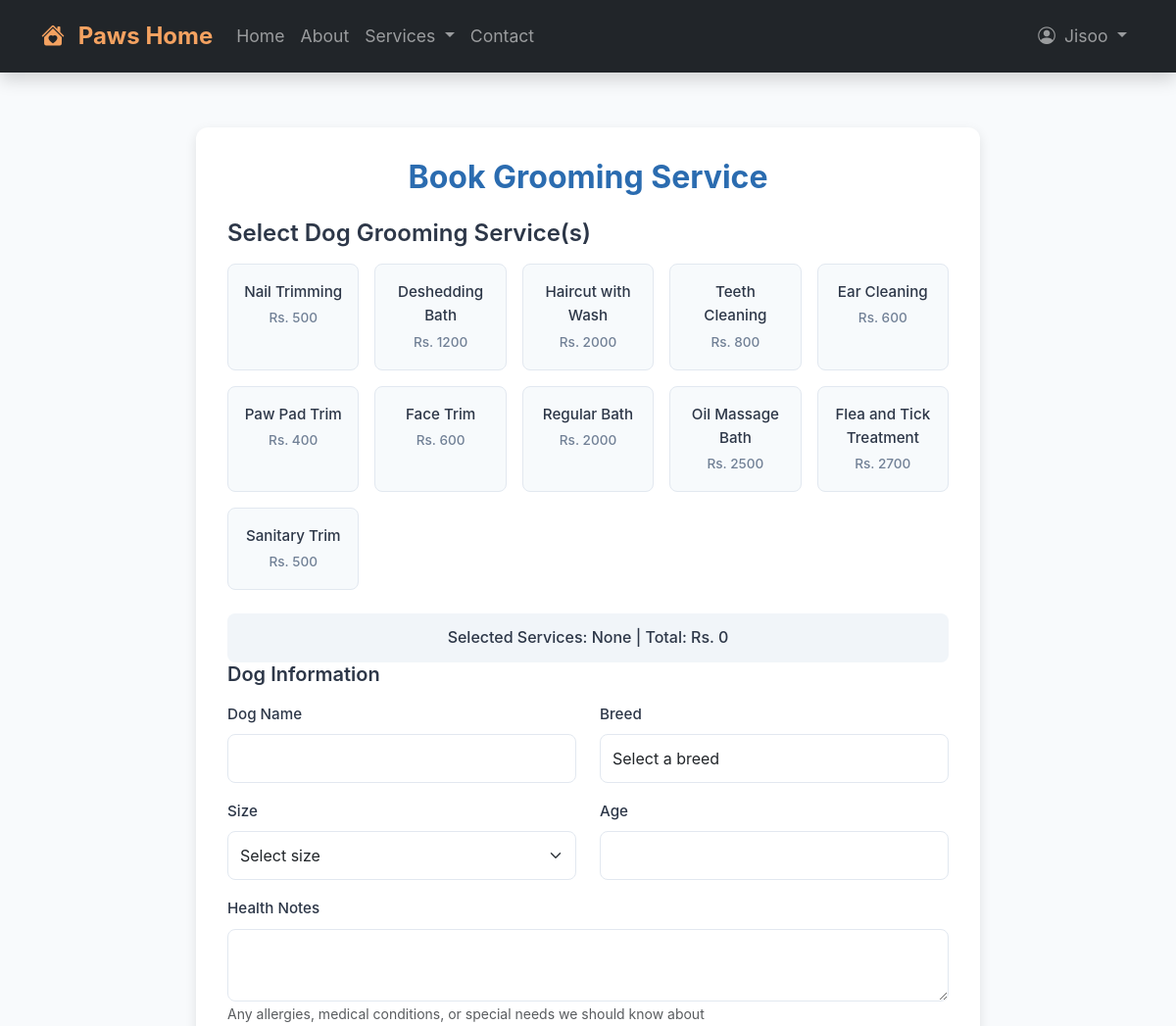
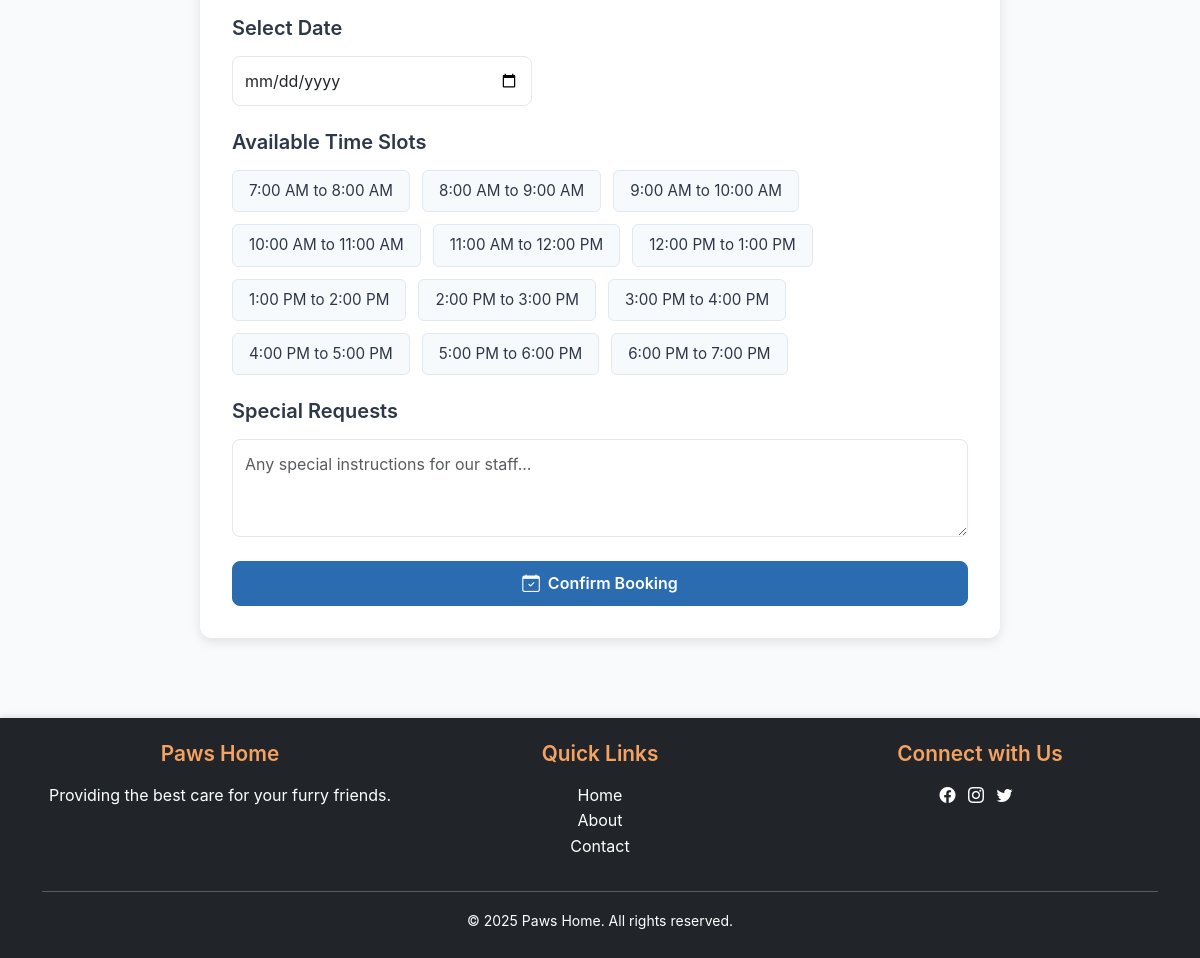
The app's page /booking/grooming/ (signed in) with its own data (2 pictures, top to bottom).
### home/models.py (models this page shows, shortened)
class TimeSlot(models.Model):
    start_time = models.TimeField()
    end_time = models.TimeField()
    service_type = models.CharField(
        max_length=20,
        choices=[
            ('boarding', 'Boarding'),
            ('daycare', 'Daycare'),
            ('grooming', 'Grooming')
        ]
    )

### home/decorators.py (the view)
    def wrapper(request, *args, **kwargs):
        if not request.user.is_authenticated:
            messages.info(request, "You must be logged in to access this page.")
            return redirect('signin')  # Name of your login URL
        return view_func(request, *args, **kwargs)

### home/views.py (called while the page is built, shortened)
@custom_login_required
def booking_grooming(request):
    available_slots = TimeSlot.objects.filter(service_type='grooming')
    return render(request, 'booking_grooming.html', {'available_slots': available_slots})

### templates/booking_grooming.html (shortened to what this page needs)
{% extends "base.html" %}
{% load static %}
{% block extra_css %}
<link rel="stylesheet" href="{% static 'css/bookinggrooming.css' %}">
{% endblock %}
{% block body %}
<div class="booking-container">
    <h1 class="text-center mb-4">Book Grooming Service</h1>
    <form method="post" id="bookingForm" action="{% url 'booking_grooming' %}">
        <div class="service-content active" id="grooming-content">
            <h4>Select Dog Grooming Service(s)</h4>
            <div class="service-options">
                <div class="service-option">
                    <label for="nail_trim" class="w-100 h-100">
                        Nail Trimming<br>
                        <small>Rs. 500</small>
                    </label>
                </div>
                <div class="service-option">
                    <label for="deshedding" class="w-100 h-100">
                        Deshedding Bath<br>
                        <small>Rs. 1200</small>
                    </label>
                </div>
                <div class="service-option">
                    <label for="haircut_with_wash" class="w-100 h-100">
                        Haircut with Wash<br>
                        <small>Rs. 2000</small>
                    </label>
                </div>
                <div class="service-option">
                    <label for="teeth_clean" class="w-100 h-100">
                        Teeth Cleaning<br>
                        <small>Rs. 800</small>
                    </label>
                </div>
                <div class="service-option">
                    <label for="ear_clean" class="w-100 h-100">
                        Ear Cleaning<br>
                        <small>Rs. 600</small>
                    </label>
                </div>
                <div class="service-option">
                    <label for="paw_trim" class="w-100 h-100">
                        Paw Pad Trim<br>
                        <small>Rs. 400</small>
                    </label>
                </div>
                <div class="service-option">
                    <label for="face_trim" class="w-100 h-100">
                        Face Trim<br>
                        <small>Rs. 600</small>
                    </label>
                </div>
                <div class="service-option">
                    <label for="regular_bath" class="w-100 h-100">
                        Regular Bath<br>
                        <small>Rs. 2000</small>
                    </label>
                </div>
                <div class="service-option">
                    <label for="oil_massage_bath" class="w-100 h-100">
                        Oil Massage Bath<br>
                        <small>Rs. 2500</small>
                    </label>
                </div>
                <div class="service-option">
                    <label for="flea_tick_treatment" class="w-100 h-100">
                        Flea and Tick Treatment<br>
                        <small>Rs. 2700</small>
                    </label>
                </div>
                <div class="service-option">
                    <label for="sanitary_trim" class="w-100 h-100">
                        Sanitary Trim<br>
                        <small>Rs. 500</small>
                    </label>
                </div>
            </div>
            <div class="price-display" id="grooming-price">
            </div>
        </div>
        <div class="dog-info-section">
            <h5>Dog Information</h5>
            <div class="row">
                <div class="col-md-6 mb-3">
                    <label for="dog_name" class="form-label">Dog Name</label>
                    <input type="text" class="form-control" id="dog_name" name="dog_name" required>
                </div>
                <div class="col-md-6 mb-3">
                    <label for="dog_breed" class="form-label">Breed</label>
                    <select class="form-control" id="dog_breed" name="dog_breed" required>
                        <option value="" disabled selected>Select a breed</option>
                    </select>
                </div>
            </div>
            <div class="row">
                <div class="col-md-6 mb-3">
                    <label for="dog_size" class="form-label">Size</label>
                    <select class="form-select" id="dog_size" name="dog_size" required>
                        <option value="" disabled selected>Select size</option>
                    </select>
                </div>
                <div class="col-md-6 mb-3">
                    <label for="dog_age" class="form-label">Age</label>
                    <input type="number" class="form-control" id="dog_age" name="dog_age" min="0" max="30" required oninput="checkAgeLimit(this)">
                </div>
            </div>
            <div class="mb-3">
                <label for="health_notes" class="form-label">Health Notes</label>
                <textarea class="form-control" id="health_notes" name="health_notes" rows="2"></textarea>
                <small class="text-muted">Any allergies, medical conditions, or special needs we should know about</small>
            </div>
        </div>
        <div class="mb-4">
            <h5>Select Date</h5>
            <input type="date" class="form-control" name="date"
                   min="{{ min_date }}" value="{{ form.date.value|default_if_none:'' }}" required>
        </div>
        <div class="mb-4" id="timeSlotsSection">
            <h5>Available Time Slots</h5>
            <div class="time-slots">
                {% for slot in available_slots %}
                    <label for="slot_{{ slot.id }}" class="time-slot">
                        {{ slot.start_time|time:"g:i A" }} to {{ slot.end_time|time:"g:i A" }}
                    </label>
                {% empty %}
                    <p class="text-muted">No available slots for selected service.</p>
                {% endfor %}
            </div>
        </div>
        <div class="mb-4">
            <h5>Special Requests</h5>
            <textarea class="form-control" name="special_requests" rows="3"
                      placeholder="Any special instructions for our staff..."></textarea>
        </div>
        <button type="submit" class="btn btn-primary w-100 py-2">
            <i class="bi bi-calendar-check me-2"></i>Confirm Booking
        </button>
    </form>
</div>
{% endblock %}

### templates/base.html (shortened to what this page needs)
<!doctype html>
<html lang="en">
  <head>
    {% load static %}
    <link href="https://cdn.jsdelivr.net/npm/bootstrap@5.3.3/dist/css/bootstrap.min.css" rel="stylesheet">
    <link rel="stylesheet" href="https://cdn.jsdelivr.net/npm/bootstrap-icons@1.11.1/font/bootstrap-icons.css">
    <link rel="stylesheet" type="text/css" href="{% static 'css/base.css' %}">
    {% block extra_css %}{% endblock %}
  </head>
  <body>
    <nav class="navbar navbar-expand-lg bg-dark navbar-dark sticky-top shadow">
      <div class="container">
        <a class="navbar-brand fw-bold" href="{% url 'home' %}">
          <i class="bi bi-house-heart-fill me-2"></i> Paws Home
        </a>
        <div class="collapse navbar-collapse" id="mainNav">
          <ul class="navbar-nav me-auto">
            <li class="nav-item">
              <a class="nav-link {% if request.path == '/' %}active{% endif %}" href="{% url 'home' %}">Home</a>
            </li>
            <li class="nav-item">
              <a class="nav-link {% if request.path == '/about/' %}active{% endif %}" href="{% url 'about' %}">About</a>
            </li>
            <li class="nav-item dropdown">
              <a class="nav-link dropdown-toggle {% if '/services/' in request.path %}active{% endif %}"
                 href="#" id="servicesDropdown" role="button" data-bs-toggle="dropdown">
                Services
              </a>
            </li>
            <li class="nav-item">
              <a class="nav-link {% if request.path == '/contact/' %}active{% endif %}" href="{% url 'contact' %}">Contact</a>
            </li>
          </ul>
          <ul class="navbar-nav">
            {% if user.is_authenticated %}
              <li class="nav-item dropdown">
                <a class="nav-link dropdown-toggle" href="#" id="userDropdown" role="button" data-bs-toggle="dropdown">
                  <i class="bi bi-person-circle me-1"></i> {{ user.username }}
                </a>
              </li>
            {% endif %}
          </ul>
        </div>
      </div>
    </nav>
    {% block body %}{% endblock body %}
    <footer class="bg-dark text-white py-4 mt-5">
      <div class="container text-center">
        <div class="row">
          <div class="col-md-4">
            <h5>Paws Home</h5>
            <p>Providing the best care for your furry friends.</p>
          </div>
          <div class="col-md-4">
            <h5>Quick Links</h5>
            <ul class="list-unstyled">
              <li><a href="{% url 'home' %}" class="text-white">Home</a></li>
              <li><a href="{% url 'about' %}" class="text-white">About</a></li>
              <li><a href="{% url 'contact' %}" class="text-white">Contact</a></li>
            </ul>
          </div>
          <div class="col-md-4">
            <h5>Connect with Us</h5>
            <a href="#" class="text-white me-2"><i class="bi bi-facebook"></i></a>
            <a href="#" class="text-white me-2"><i class="bi bi-instagram"></i></a>
            <a href="#" class="text-white me-2"><i class="bi bi-twitter"></i></a>
          </div>
        </div>
        <hr>
        <div class="text-center">
          <small>© 2025 Paws Home. All rights reserved.</small>
        </div>
      </div>
    </footer>
  </body>
</html>

### static/css/base.css (style rules this page uses)
body { font-family: 'Segoe UI', Tahoma, Geneva, Verdana, sans-serif; background-color: #faf3e0; color: #333; }
.navbar { padding: 0.8rem 1rem; box-shadow: 0 4px 6px rgba(0, 0, 0, 0.1); }
.navbar-brand { font-size: 1.5rem; font-weight: bold; color: #f4a261 !important; }
.navbar-nav .nav-link { font-size: 1.1rem; padding: 0.5rem 1rem; transition: color 0.3s ease-in-out; }
html, body { height: 100%; margin: 0; display: flex; flex-direction: column; }
footer { background-color: #343a40; color: white; padding: 2rem 1rem; text-align: center; margin-top: auto; box-shadow: 0 -2px 6px rgba(0, 0, 0, 0.1); }
footer h5 { font-size: 1.3rem; margin-bottom: 1rem; color: #f4a261; }
footer a { color: white; text-decoration: none; transition: color 0.3s ease-in-out; }

### static/css/bookinggrooming.css (style rules this page uses)
* { margin: 0; padding: 0; box-sizing: border-box; }
body { font-family: 'Inter', -apple-system, BlinkMacSystemFont, 'Segoe UI', Roboto, sans-serif; line-height: 1.6; color: #333; background-color: #f8fafc; }
.booking-container { max-width: 800px; margin: 2rem auto; padding: 2rem; background-color: #ffffff; border-radius: 12px; box-shadow: 0 4px 12px rgba(0, 0, 0, 0.1); }
h1.text-center { font-size: 2rem; font-weight: 700; color: #2b6cb0; margin-bottom: 2rem; }
h4, h5 { font-weight: 600; color: #2d3748; margin-bottom: 1rem; }
.service-options, .duration-options { display: grid; grid-template-columns: repeat(auto-fit, minmax(120px, 1fr)); gap: 1rem; margin-bottom: 1.5rem; }
.service-option, .duration-option { position: relative; border: 1px solid #e2e8f0; border-radius: 8px; text-align: center; padding: 1rem; cursor: pointer; transition: all 0.3s ease; background-color: #f7fafc; }
.service-option label, .duration-option label { display: block; font-size: 0.95rem; font-weight: 500; color: #2d3748; cursor: pointer; }
.service-option small, .duration-option small { display: block; color: #718096; font-size: 0.85rem; margin-top: 0.25rem; }
.time-slots { display: flex; flex-wrap: wrap; gap: 0.75rem; margin-bottom: 1rem; }
.time-slot { border: 1px solid #e2e8f0; border-radius: 6px; padding: 0.5rem 1rem; font-size: 0.95rem; color: #2d3748; background-color: #f7fafc; cursor: pointer; transition: all 0.3s ease; text-align: center; }
.price-display { font-size: 1rem; font-weight: 500; color: #2d3748; background-color: #f1f5f9; padding: 0.75rem; border-radius: 8px; text-align: center; }
.form-control, .form-select { border: 1px solid #e2e8f0; border-radius: 8px; padding: 0.75rem; font-size: 1rem; transition: border-color 0.3s ease, box-shadow 0.3s ease; }
.form-label { font-size: 0.95rem; font-weight: 500; color: #2d3748; margin-bottom: 0.5rem; }
textarea.form-control { resize: vertical; }
input[type="date"] { width: 100%; max-width: 300px; }
.btn-primary { background-color: #2b6cb0; border-color: #2b6cb0; border-radius: 8px; font-size: 1rem; font-weight: 600; padding: 0.75rem; transition: background-color 0.3s ease, transform 0.2s ease; }
.btn-primary i { font-size: 1.1rem; }

### records on screen
TimeSlot: start_time "7:00 AM", end_time "8:00 AM"
TimeSlot: start_time "8:00 AM", end_time "9:00 AM"
TimeSlot: start_time "9:00 AM", end_time "10:00 AM"
TimeSlot: start_time "10:00 AM", end_time "11:00 AM"
TimeSlot: start_time "11:00 AM", end_time "12:00 PM"
TimeSlot: start_time "12:00 PM", end_time "1:00 PM"
TimeSlot: start_time "1:00 PM", end_time "2:00 PM"
TimeSlot: start_time "2:00 PM", end_time "3:00 PM"
TimeSlot: start_time "3:00 PM", end_time "4:00 PM"
TimeSlot: start_time "4:00 PM", end_time "5:00 PM"
TimeSlot: start_time "5:00 PM", end_time "6:00 PM"
TimeSlot: start_time "6:00 PM", end_time "7:00 PM"

### other values on screen
{{ user.username }} "Jisoo"
